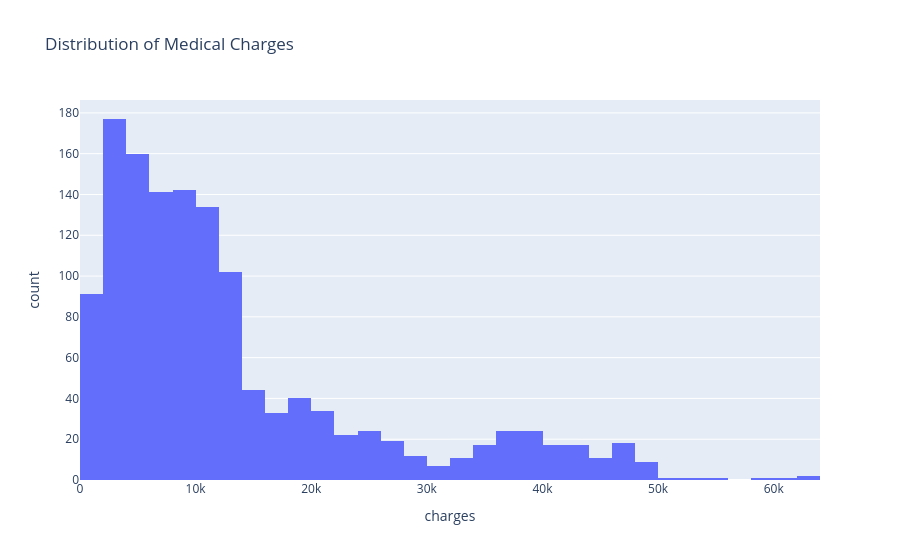

This figure's notebook cell:
### Code cell
import plotly.express as px

fig = px.histogram(df, x="charges", nbins=50, title="Distribution of Medical Charges")
fig.show()

### Figure 1 — Plotly figure (JSON) as saved in the notebook; plotly's stock layout.template omitted (floating-point values rounded to 4 significant figures; data arrays with more than 128 entries replaced by an {"elided": "..."} marker saying what was removed)
{"data": [{"bingroup": "x", "hovertemplate": "charges=%{x}<br>count=%{y}<extra></extra>", "legendgroup": "", "marker": {"color": "#636efa", "pattern": {"shape": ""}}, "name": "", "nbinsx": 50, "orientation": "v", "showlegend": false, "type": "histogram", "x": {"elided": "1337 float values"}, "xaxis": "x", "yaxis": "y"}], "layout": {"barmode": "relative", "legend": {"tracegroupgap": 0}, "title": {"text": "Distribution of Medical Charges"}, "xaxis": {"anchor": "y", "domain": [0, 1], "title": {"text": "charges"}}, "yaxis": {"anchor": "x", "domain": [0, 1], "title": {"text": "count"}}}}
